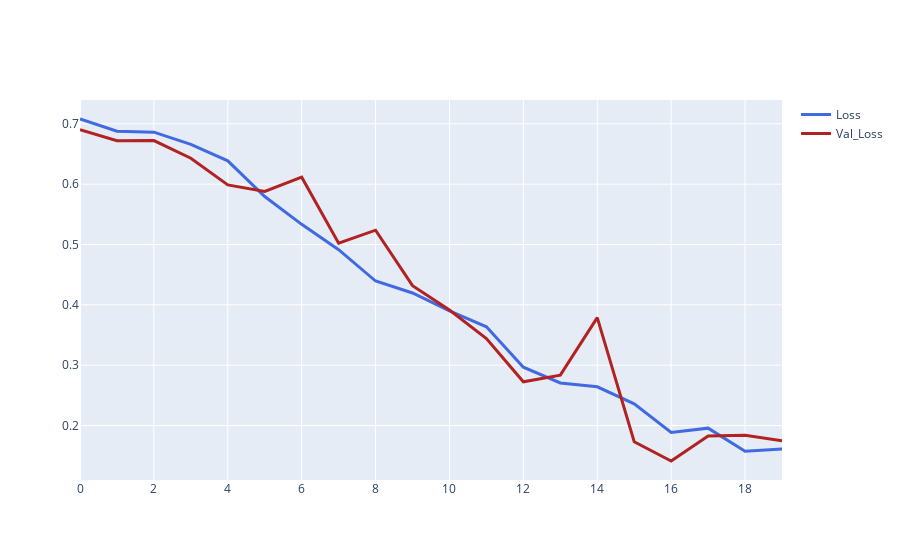

The notebook cell saved with this chart:
### Markdown cell above
# Plotting graph between Loss and Val_loss

### Code cell
fig = go.Figure()

fig.add_trace(go.Scatter(y=loss, name='Loss',
                         line=dict(color='royalblue', width=3)))
fig.add_trace(go.Scatter(y=val_loss, name = 'Val_Loss',
                         line=dict(color='firebrick', width=3)))

### Figure 1 — Plotly figure (JSON) as saved in the notebook; plotly's stock layout.template omitted (floating-point values rounded to 4 significant figures)
{"data": [{"line": {"color": "royalblue", "width": 3}, "name": "Loss", "type": "scatter", "y": [0.708, 0.6877, 0.6862, 0.6659, 0.6387, 0.5795, 0.5335, 0.4915, 0.4395, 0.4197, 0.3899, 0.3635, 0.2966, 0.2705, 0.2641, 0.236, 0.1886, 0.1956, 0.1573, 0.161]}, {"line": {"color": "firebrick", "width": 3}, "name": "Val_Loss", "type": "scatter", "y": [0.6902, 0.6721, 0.6723, 0.6429, 0.5988, 0.5879, 0.6115, 0.5021, 0.5237, 0.4318, 0.3915, 0.3442, 0.2725, 0.2835, 0.3787, 0.1731, 0.1412, 0.1824, 0.1838, 0.1747]}], "layout": {}}
